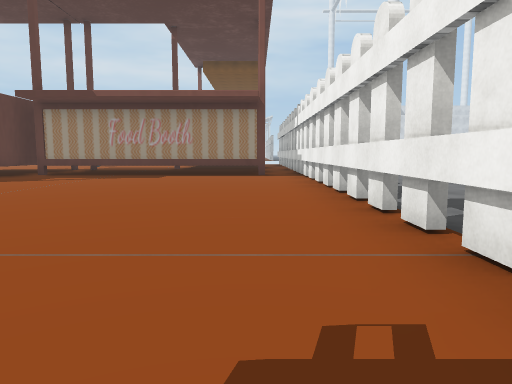
view 1 (above)

24 first-person views from a walk through a Unity game level. The camera is 1.3 m above the floor, tilts 6° down and sees 70° across. The floor is counted in squares, 2 m on a side. Each view is taken from the middle of a square. On the plan, view 1 faces up. The plan holds only what a view shows up to about 11 squares ahead; the rest is blank. The place goes on beyond the plan. Some surface patterns are stand-ins.

view 2
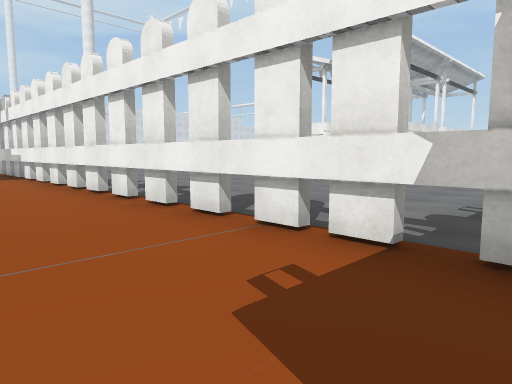

view 3
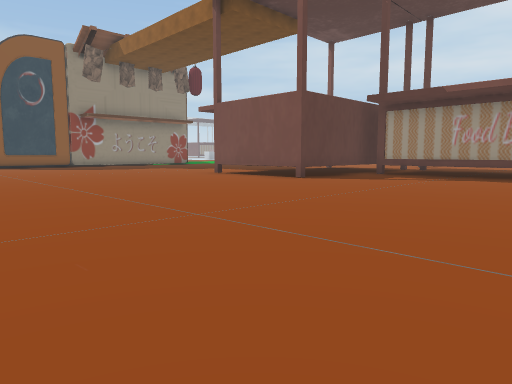

view 4
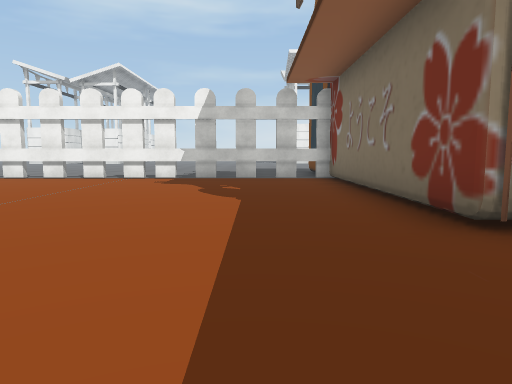

view 5
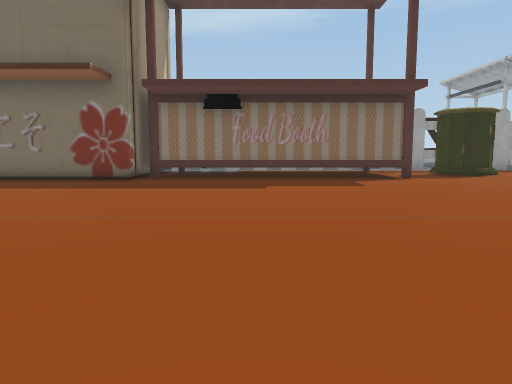

view 6
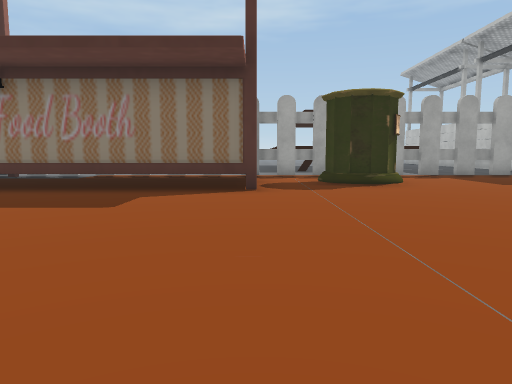

view 7
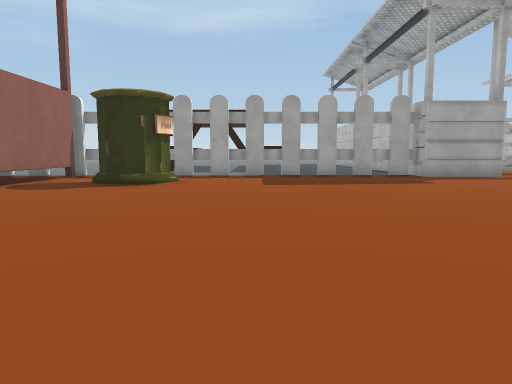

view 8
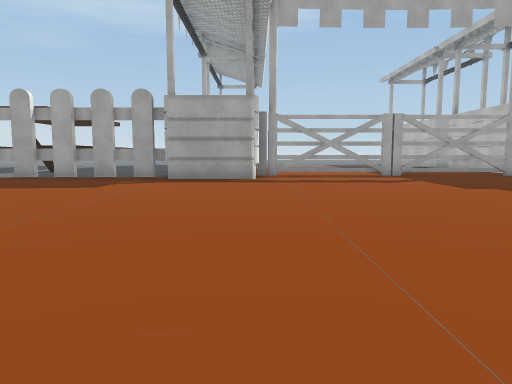

view 9
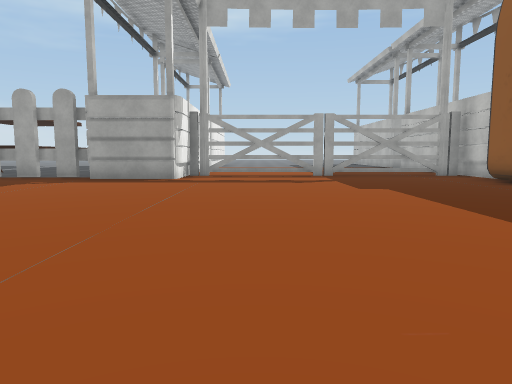

view 10
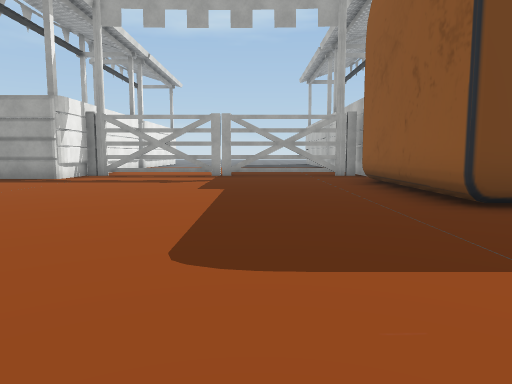

view 11
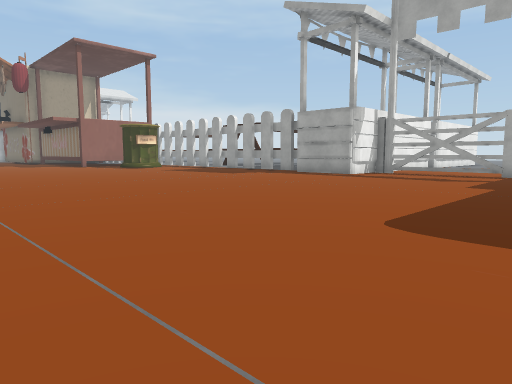

view 12
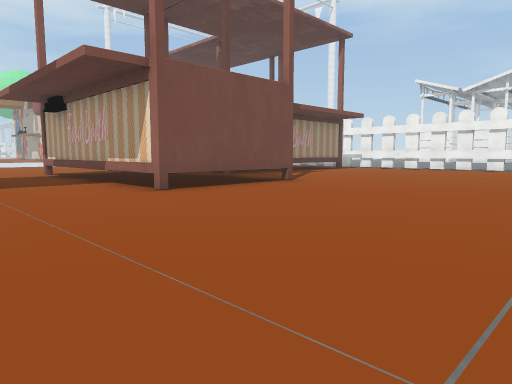

view 13
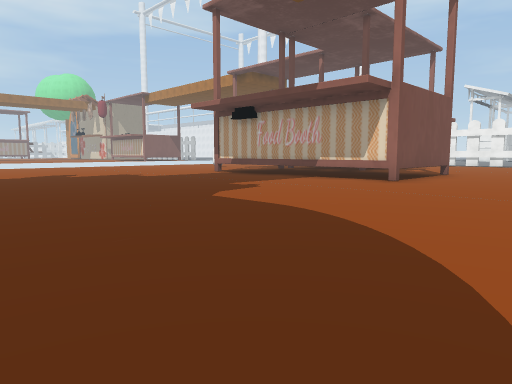

view 14
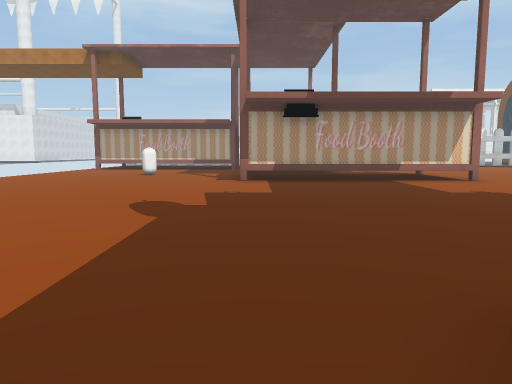

view 15
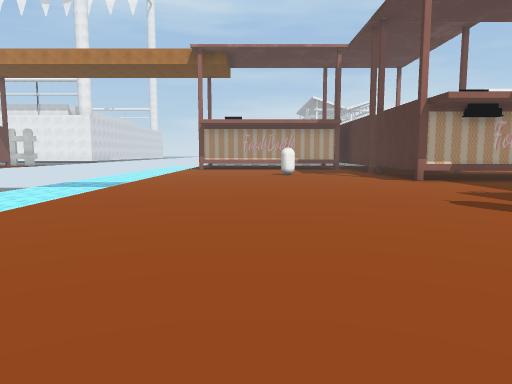

view 16
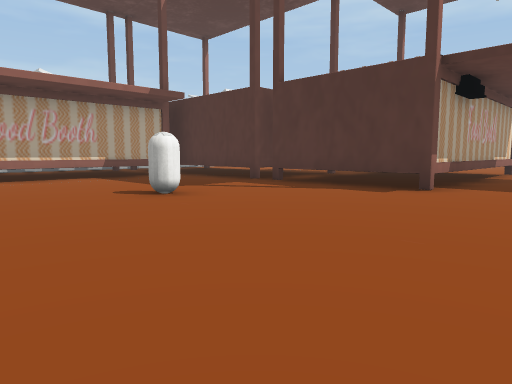

view 17
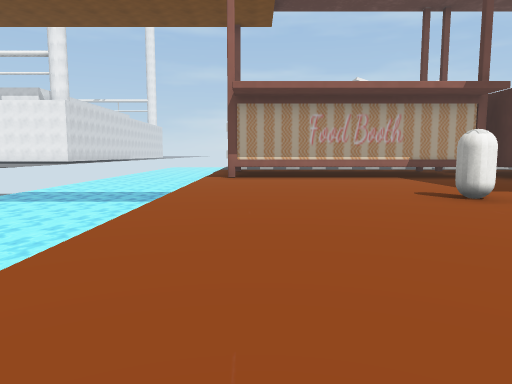

view 18
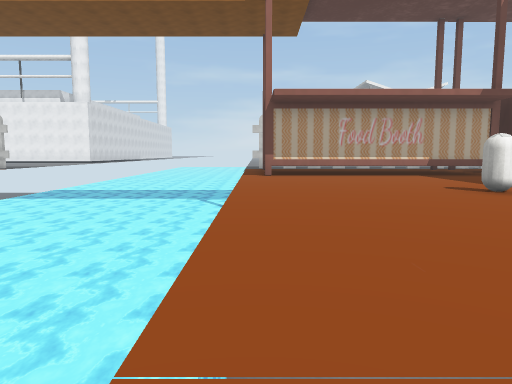

view 19
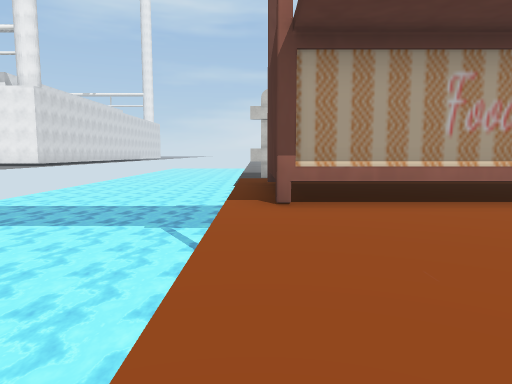

view 20
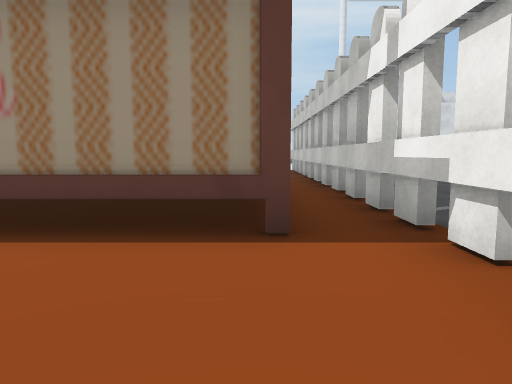

view 21
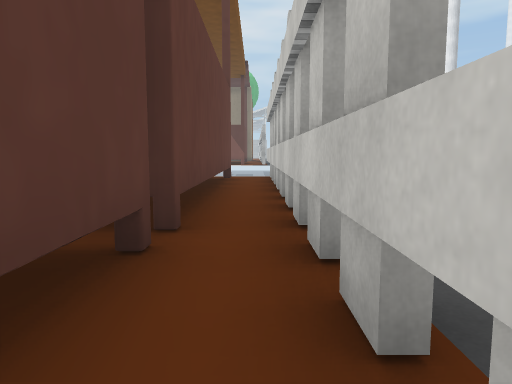

view 22
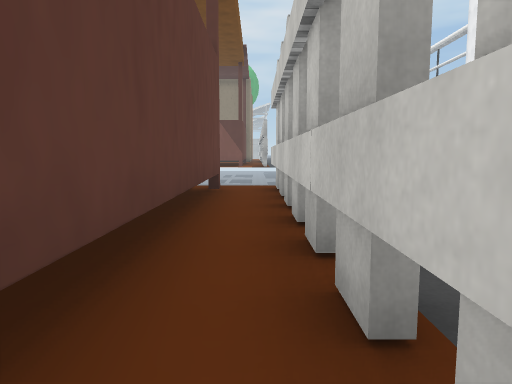

view 23
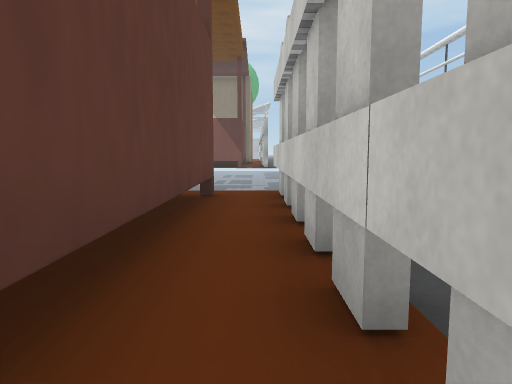

view 24
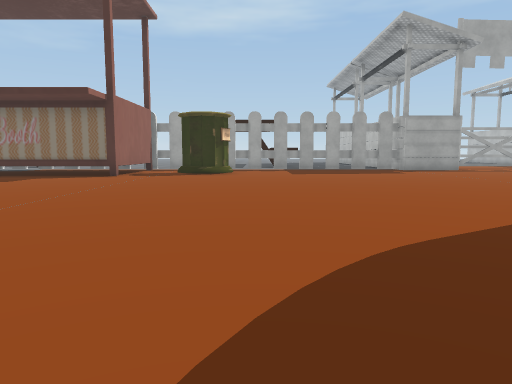

### Floor plan
Key: @ floor where view 1 was taken; # wall or solid block; x gap in a wall; . main floor; : floor 0.25 m higher than the main floor; = window, fence, low wall or low ledge; ≈ water the walk keeps out of; B bin; C white capsule.
Columns run from 32 left of view 1 to 3 right of it. Each row starts with its distance up from view 1.
 27                         ≈≈≈≈≈≈≈≈≈≈≈≈
 26                        ≈≈≈≈≈≈≈≈≈≈≈≈≈
 25                      ≈≈≈≈≈≈≈≈≈≈≈≈≈≈≈
 24                      ≈≈≈≈≈≈≈≈≈≈≈≈≈≈≈
 23                      ≈≈≈≈≈≈≈≈≈≈≈≈≈≈≈
 22                ....=..............#
 21              ................####.x
 20             .................#  #.x
 19            :.................#  #.x
 18             ............C....#  #.x
 17              ................#  #.x
 16              ................#  #.x
 15             .................#  #.x.
 14            :..........########  #.x.
 13              .........#         #.x.
 12              .........#         #.x
 11               ........#  ########.x
 10               ........#  #........x
  9               ........#  #........x.
  8               ........####........x.
  7              .....................x.
  6              .....................x.
  5              .....................x.
  4              .....................x.
  3   ....       .....................x.
  2   ......... ......................x.
  1   ................................x.
  0  ...............................@.x.
 -1  .................................x.
 -2 ..................................x.
 -3 #..........................#######
 -4 #...................########
 -5 #................BB.#
 -6 #.................B.#
 -7 #...................#
 -8 #.......###xxxxxxxxx#
 -9 #xxx#xxx#   ....

Positions as (right, up) in squares from view 1, and headings:
1: (0, 0), facing up
2: (-1, 0), facing up-right
3: (-1, 0), facing up-left
4: (-8, -1), facing right
5: (-8, 6), facing down
6: (-12, 3), facing down
7: (-17, 3), facing down
8: (-24, 2), facing down
9: (-26, 2), facing down
10: (-29, 2), facing down
11: (-30, 3), facing down-right
12: (-14, 2), facing up-right
13: (-19, 4), facing up-right
14: (-21, 14), facing right
15: (-21, 19), facing right
16: (-13, 21), facing down-right
17: (-13, 21), facing right
18: (-14, 22), facing right
19: (-8, 22), facing right
20: (0, 8), facing up
21: (1, 12), facing up
22: (1, 15), facing up
23: (1, 16), facing up
24: (-16, 7), facing down
